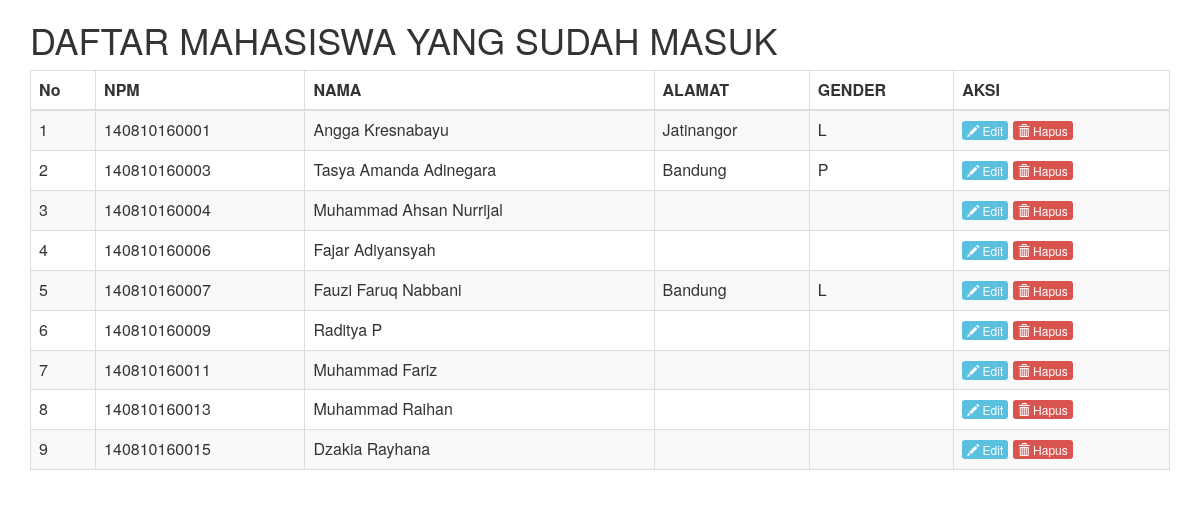
The page /index.php/login/input_data on the database its author committed.
### tables this page shows
CREATE TABLE `identitas` (
  `npm` varchar(12) NOT NULL DEFAULT '',
  `nama` varchar(50) DEFAULT NULL,
  `alamat` varchar(100) DEFAULT NULL,
  `jk` char(1) DEFAULT NULL,
  `tgl_lhr` date DEFAULT NULL,
  `email` varchar(50) DEFAULT NULL,
  PRIMARY KEY (`npm`)
);

### application/controllers/Login.php (called while the page is built, shortened)
<?php
class Login extends CI_Controller {
    public function input_data()
	{
		$npm=$this->input->post('npm');
        $nama=$this->input->post('nama');
        $this->load->model('model_user');
        if($this->model_user->input($npm,$nama))
        {
           $data['mhs']=$this->model_user->tampil();
           $this->load->view('tampil_data',$data);
        }
        else
        {
            $this->load->view('login');
        }
	}
}

### index.php (called while the page is built, shortened)
<?php
require_once BASEPATH.'core/CodeIgniter.php';

### application/models/model_user.php (called while the page is built, shortened)
<?php
class Model_user extends CI_Model {
      public function tampil()
      {
         return $this->db->get('identitas');
      }
}

### application/views/tampil_data.php (the view, shortened to what this page needs)
<html>
<head>
	<link rel="stylesheet" type="text/css" href="<?php echo base_url();?>assets/css/bootstrap.min.css">
</head>
<body>
 <div class="container">
    <h1>DAFTAR MAHASISWA YANG SUDAH MASUK</h1>
    <table class="table table-bordered table-striped">
		<thead>
			<tr>
				<th>No</th>
				<th>NPM</th>
				<th>NAMA</th>
                <th>ALAMAT</th>
                <th>GENDER</th>
                <th>AKSI</th>
			</tr>
		</thead>
		<tbody>
<?php
    $no=0;
    foreach($mhs->result() as $row) {
    	$no++;
        ?>
            <tr>
				<td><?php echo $no;?></td>
				<td><?php echo $row->npm;?></td>
				<td><?php echo $row->nama;?></td>
                <td><?php echo $row->alamat;?></td>
                <td><?php echo $row->jk;?></td>
                <td><a href="<?php echo "edit.php?id=".$row->npm;?>" class="btn-xs btn-info" role="button"><span class="glyphicon glyphicon-pencil"></span> Edit</a>
                    <a href="<?php echo "hapus.php?id=".$row->npm;?>" class="btn-xs btn-danger" role="button"><span class="glyphicon glyphicon-trash"></span> Hapus</a></td>
			</tr>
    <?php
    }?>
    </tbody>
    </table>
    </div>
</body>
</html>

### rows shown on the page
identitas: npm "140810160001", nama "Angga Kresnabayu", alamat "Jatinangor", jk "L"
identitas: npm "140810160003", nama "Tasya Amanda Adinegara", alamat "Bandung", jk "P"
identitas: npm "140810160004", nama "Muhammad Ahsan Nurrijal"
identitas: npm "140810160006", nama "Fajar Adiyansyah"
identitas: npm "140810160007", nama "Fauzi Faruq Nabbani", alamat "Bandung", jk "L"
identitas: npm "140810160009", nama "Raditya P"
identitas: npm "140810160011", nama "Muhammad Fariz"
identitas: npm "140810160013", nama "Muhammad Raihan"
identitas: npm "140810160015", nama "Dzakia Rayhana"
